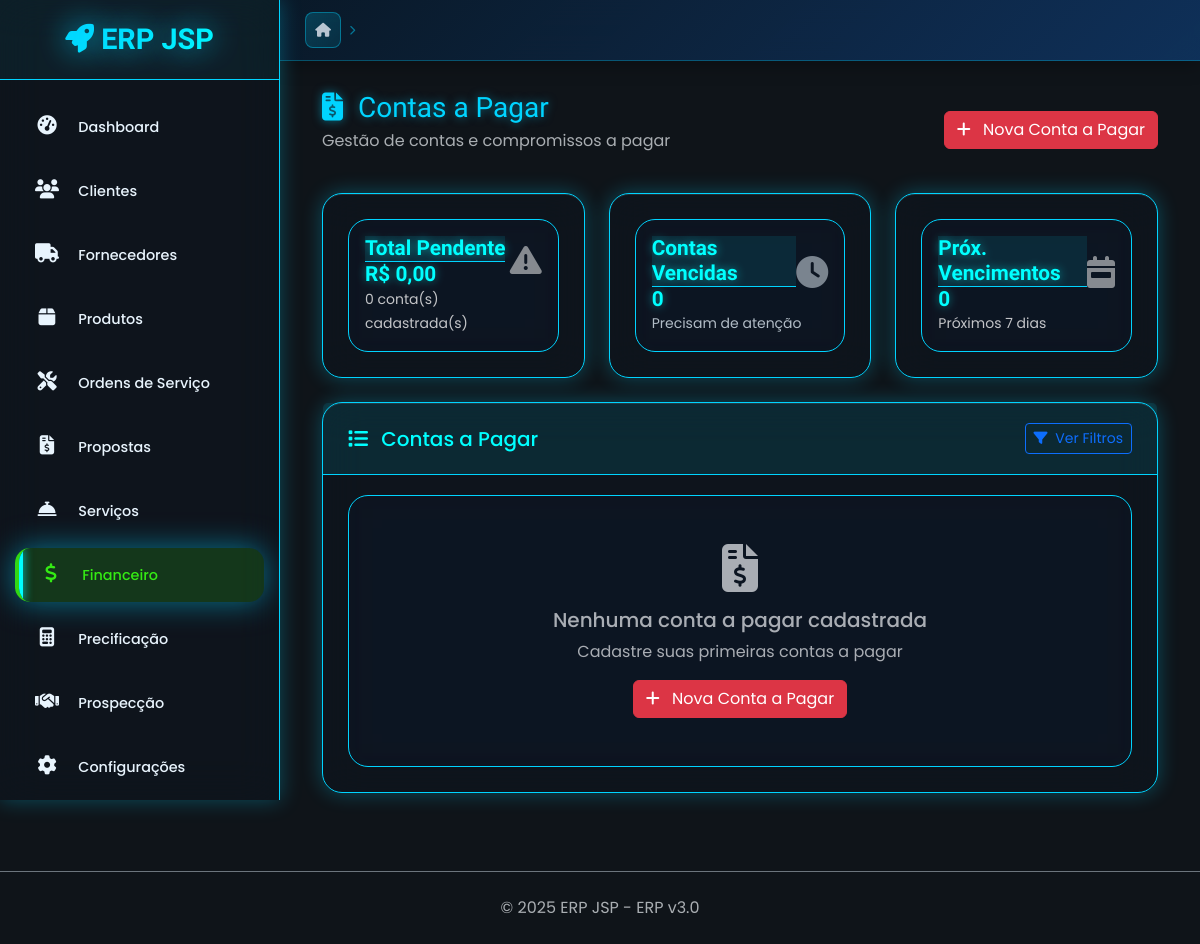
The page /financeiro/contas-pagar on the database as committed earlier.
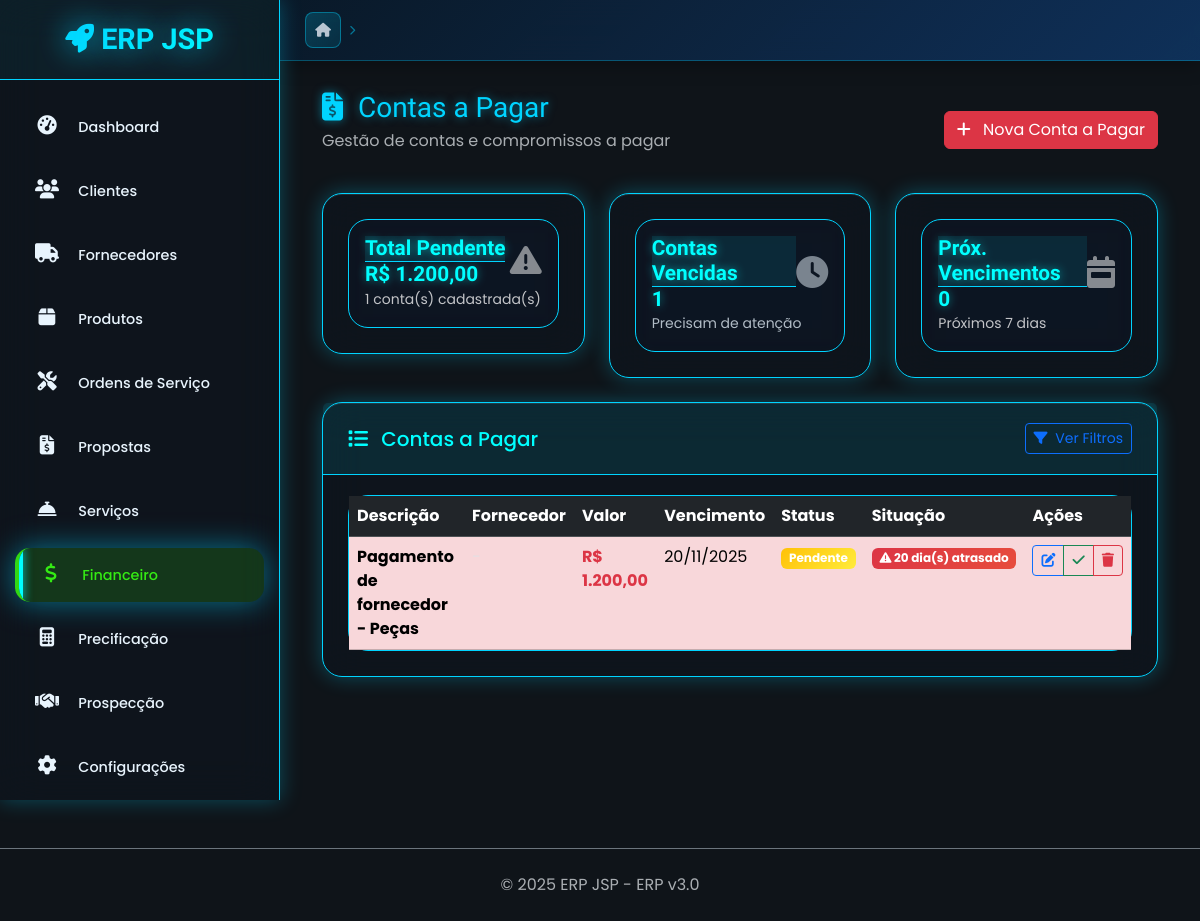
The same page on the database as committed later.
### app/financeiro/financeiro_model.py (models this page shows, shortened)
class LancamentoFinanceiro(BaseModel):
    __tablename__ = 'lancamentos_financeiros'
    descricao = db.Column(db.String(255), nullable=False)
    valor = db.Column(db.Numeric(12, 2), nullable=False)
    tipo = db.Column(db.String(20), nullable=False)
    status = db.Column(db.String(20), default='pendente', nullable=False)
    categoria = db.Column(db.String(100))
    subcategoria = db.Column(db.String(100))
    data_lancamento = db.Column(db.Date, default=date.today, nullable=False)
    data_vencimento = db.Column(db.Date)
    data_pagamento = db.Column(db.Date)
    observacoes = db.Column(db.Text)
    numero_documento = db.Column(db.String(50))
    forma_pagamento = db.Column(db.String(50))
    cliente_id = db.Column(db.Integer, db.ForeignKey('clientes.id'), nullable=True)
    fornecedor_id = db.Column(db.Integer, db.ForeignKey('fornecedores.id'), nullable=True)
    ordem_servico_id = db.Column(db.Integer, db.ForeignKey('ordem_servico.id'), nullable=True)
    recorrente = db.Column(db.Boolean, default=False)
    frequencia = db.Column(db.String(20))  # mensal, anual, semanal
    cliente = db.relationship('Cliente', backref='lancamentos_financeiros', foreign_keys=[cliente_id])
    fornecedor = db.relationship('Fornecedor', backref='lancamentos_financeiros', foreign_keys=[fornecedor_id])
    ordem_servico = db.relationship('OrdemServico', backref='lancamentos_financeiros', foreign_keys=[ordem_servico_id])
    @property
    def valor_formatado(self):
        return f"R$ {self.valor:,.2f}".replace(',', 'X').replace('.', ',').replace('X', '.')
    @property
    def status_formatado(self):
        status_map = {
            'pendente': 'Pendente',
            'pago': 'Pago',
            'recebido': 'Recebido',
            'cancelado': 'Cancelado',
            'vencido': 'Vencido'
        }
        return status_map.get(self.status, self.status.title())
    @property
    def status_cor(self):
        cores = {
            'pendente': 'warning',
            'pago': 'success',
            'recebido': 'success',
            'cancelado': 'secondary',
            'vencido': 'danger'
        }
        return cores.get(self.status, 'secondary')
    @property
    def dias_vencimento(self):
        if not self.data_vencimento:
            return None
        hoje = date.today()
        delta = self.data_vencimento - hoje
        return delta.days
    @property
    def situacao_vencimento(self):
        if not self.data_vencimento:
            return 'sem_vencimento'
        dias = self.dias_vencimento
        if dias < 0:
            return 'vencido'
        elif dias == 0:
            return 'vence_hoje'
        elif dias <= 7:
            return 'vence_semana'
        elif dias <= 30:
            return 'vence_mes'
        else:
            return 'futuro'
    @classmethod
    def get_contas_pagar(cls):
        return cls.query.filter_by(tipo='conta_pagar', ativo=True)

### app/financeiro/financeiro_routes.py (the view)
@bp_financeiro.route('/contas-pagar')
def contas_pagar():
    try:
        contas = LancamentoFinanceiro.get_contas_pagar().order_by(
            LancamentoFinanceiro.data_vencimento.asc()
        ).all()
        total_pendente = sum(float(c.valor) for c in contas if c.status == 'pendente')
        vencidas = [c for c in contas if c.situacao_vencimento == 'vencido' and c.status == 'pendente']
        return render_template('financeiro/contas_pagar.html',
                             contas=contas,
                             total_pendente=total_pendente,
                             vencidas=vencidas,
                             date=date)
    except Exception as e:
        flash(f'Erro ao carregar contas a pagar: {str(e)}', 'danger')
        return redirect(url_for('financeiro.dashboard'))

### app/auth/auth_routes.py (called while the page is built)
@auth_bp.app_context_processor
def inject_auth_vars():
    return {
        'current_user': current_user,
        'is_authenticated': current_user.is_authenticated if current_user else False
    }

### app/financeiro/templates/financeiro/contas_pagar.html (shortened to what the changed rows need)
{% extends "base.html" %}
{% block content %}
<div class="container-fluid">
    <div class="row mb-4">
        <div class="col-12">
            <div class="d-flex justify-content-between align-items-center">
                <div>
                    <h1 class="h3 mb-1 text-neon">
                        <i class="fas fa-file-invoice-dollar me-2"></i>
                        Contas a Pagar
                    </h1>
                </div>
            </div>
        </div>
    </div>
    <div class="row g-4 mb-4">
        <div class="col-md-4">
            <div class="card bg-danger text-white">
                <div class="card-body">
                    <div class="d-flex justify-content-between">
                        <div>
                            <h6 class="card-title">Total Pendente</h6>
                            <h4 class="mb-0">
                                R$ {{ "{:,.2f}".format(total_pendente).replace(',', 'X').replace('.', ',').replace('X', '.') }}
                            </h4>
                        </div>
                        <div class="align-self-center">
                        </div>
                    </div>
                    <small class="opacity-75">{{ contas|length }} conta(s) cadastrada(s)</small>
                </div>
            </div>
        </div>
        <div class="col-md-4">
            <div class="card bg-warning text-dark">
                <div class="card-body">
                    <div class="d-flex justify-content-between">
                        <div>
                            <h6 class="card-title">Contas Vencidas</h6>
                            <h4 class="mb-0">{{ vencidas|length }}</h4>
                        </div>
                    </div>
                </div>
            </div>
        </div>
    </div>
    <div class="row">
        <div class="col-12">
            <div class="card">
                <div class="card-body p-0">
                    {% if contas %}
                    <div class="table-responsive">
                        <table class="table table-hover mb-0">
                            <thead class="table-dark">
                                <tr>
                                    <th>Descrição</th>
                                    <th>Fornecedor</th>
                                    <th>Valor</th>
                                    <th>Vencimento</th>
                                    <th>Status</th>
                                    <th>Situação</th>
                                    <th>Ações</th>
                                </tr>
                            </thead>
                            <tbody>
                                {% for conta in contas %}
                                <tr class="{% if conta.situacao_vencimento == 'vencido' %}table-danger{% elif conta.situacao_vencimento == 'vence_hoje' %}table-warning{% endif %}">
                                    <td>
                                        <strong>{{ conta.descricao }}</strong>
                                    </td>
                                    <td>
                                        {% if conta.fornecedor %}
                                            {{ conta.fornecedor.nome }}
                                        {% else %}
                                            <span class="text-muted">-</span>
                                        {% endif %}
                                    </td>
                                    <td class="text-danger">
                                        <strong>{{ conta.valor_formatado }}</strong>
                                    </td>
                                    <td>
                                        {% if conta.data_vencimento %}
                                            {{ conta.data_vencimento.strftime('%d/%m/%Y') }}
                                        {% else %}
                                            <span class="text-muted">Sem vencimento</span>
                                        {% endif %}
                                    </td>
                                    <td>
                                        <span class="badge bg-{{ conta.status_cor }}">
                                            {{ conta.status_formatado }}
                                        </span>
                                    </td>
                                    <td>
                                        {% if conta.situacao_vencimento == 'vencido' %}
                                            <span class="badge bg-danger">
                                                <i class="fas fa-exclamation-triangle"></i>
                                                {{ conta.dias_vencimento|abs }} dia(s) atrasado
                                            </span>
                                        {% elif conta.situacao_vencimento == 'vence_hoje' %}
                                            <span class="badge bg-warning text-dark">
                                                <i class="fas fa-clock"></i>
                                                Vence hoje
                                            </span>
                                        {% elif conta.situacao_vencimento == 'vence_semana' %}
                                            <span class="badge bg-info">
                                                <i class="fas fa-calendar"></i>
                                                {{ conta.dias_vencimento }} dia(s)
                                            </span>
                                        {% else %}
                                            <span class="badge bg-secondary">
                                                <i class="fas fa-check"></i>
                                                Em dia
                                            </span>
                                        {% endif %}
                                    </td>
                                    <td>
                                        <div class="btn-group btn-group-sm">
                                            <a href="{{ url_for('financeiro.editar_lancamento', id=conta.id) }}"
                                               class="btn btn-outline-primary" title="Editar">
                                                <i class="fas fa-edit"></i>
                                            </a>
                                            {% if conta.status == 'pendente' %}
                                            <button type="button" class="btn btn-outline-success"
                                                    onclick="marcarComoPago({{ conta.id }})" title="Marcar como Pago">
                                                <i class="fas fa-check"></i>
                                            </button>
                                            {% endif %}
                                            <a href="{{ url_for('financeiro.excluir_lancamento', id=conta.id) }}"
                                               class="btn btn-outline-danger" title="Excluir"
                                               onclick="return confirm('Tem certeza que deseja excluir esta conta a pagar?')">
                                                <i class="fas fa-trash"></i>
                                            </a>
                                        </div>
                                    </td>
                                </tr>
                                {% endfor %}
                            </tbody>
                        </table>
                    </div>
                    {% else %}
                    <div class="text-center py-5">
                        <i class="fas fa-file-invoice-dollar fa-3x text-muted mb-3"></i>
                        <h5 class="text-muted">Nenhuma conta a pagar cadastrada</h5>
                        <p class="text-muted">Cadastre suas primeiras contas a pagar</p>
                        <a href="{{ url_for('financeiro.novo_lancamento') }}?tipo=conta_pagar" class="btn btn-danger">
                            <i class="fas fa-plus me-2"></i>
                            Nova Conta a Pagar
                        </a>
                    </div>
                    {% endif %}
                </div>
            </div>
        </div>
    </div>
</div>
{% endblock %}

Rows that differ between the two databases and show on the page:
now on this page (row edited): LancamentoFinanceiro: descricao "Pagamento de fornecedor - Peças", valor_formatado "R$ 1.200,00", data_vencimento "20/11/2025", status_formatado "Pendente", dias_vencimento|abs "20"
Other text that changed with them:
{{ contas|length }}: "0" → "1"
{{ vencidas|length }}: "0" → "1"
text no longer shown: "0,00 Nenhuma conta a pagar cadastrada Cadastre suas primeiras contas a pagar Nova Conta a Pagar"
text now shown: "1.200,00 Descrição Fornecedor Valor Vencimento Status Situação Ações"
